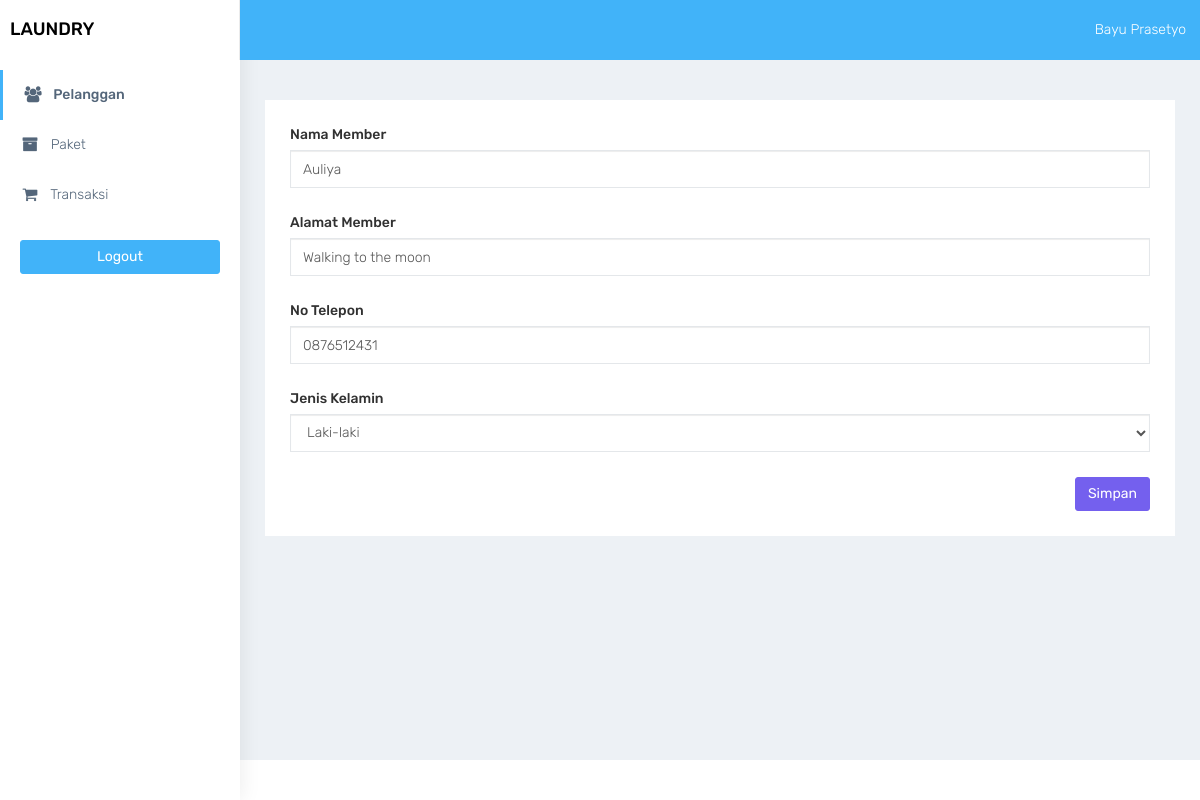
/pelanggan_edit.php?id=11 (signed in), run on the app's committed database.
### tables this page shows
CREATE TABLE `member` (
  `id_member` int(11) NOT NULL AUTO_INCREMENT,
  `nama_member` varchar(100) DEFAULT NULL,
  `alamat_member` text DEFAULT NULL,
  `jenis_kelamin` enum('L','P') DEFAULT NULL,
  `telp_member` varchar(15) DEFAULT NULL,
  PRIMARY KEY (`id_member`)
);

### functions.php (called while the page is built, shortened)
<?php
function ambilsatubaris($conn,$query){
    $db = mysqli_query($conn,$query);
    return mysqli_fetch_assoc($db);
}
?>

### pelanggan_edit.php (the view, shortened to what this page needs)
<?php
require 'functions.php';
$id_member = $_GET['id'];
$queryedit = "SELECT * FROM member WHERE id_member = '$id_member'";
$edit = ambilsatubaris($conn,$queryedit);
require'layout_header.php';
?>
<div class="container-fluid">
    <br>
    <br>
    <div class="row">
        <div class="col-md-12 col-lg-12 col-sm-12 col-xs-12">
            <div class="white-box">
                <form method="post" action="">
                <div class="form-group">
                    <label>Nama Member</label>
                    <input type="text" name="nama_member" class="form-control" value="<?= $edit['nama_member'] ?>">
                </div>
                <div class="form-group">
                    <label>Alamat Member</label>
                    <input type="text" name="alamat_member" class="form-control" value="<?= $edit['alamat_member'] ?>">
                </div>
                <div class="form-group">
                    <label>No Telepon</label>
                    <input type="text" name="telp_member" class="form-control" value="<?= $edit['telp_member'] ?>">
                </div>
                <div class="form-group">
                    <label>Jenis Kelamin</label>
                    <select name="jenis_kelamin" class="form-control">
                        <option value="L" <?php if($edit['jenis_kelamin']  == 'L'){echo "selected";} ?>>Laki-laki</option>
                    </select>
                </div>
                <div class="text-right">
                    <button type="submit" name="btn-simpan" class="btn btn-primary">Simpan</button>
                </div>
                </form>
            </div>
        </div>
    </div>
</div>
<?php
require'layout_footer.php';
?>

### assets/css/colors/default.css (style rules this page uses)
body { background: #fff; }

### data on the page
member: nama_member "Auliya", alamat_member "Walking to the moon", telp_member "0876512431", jenis_kelamin "Laki-laki"

### other printed values
$_SESSION['nama_user'] "Bayu Prasetyo"
